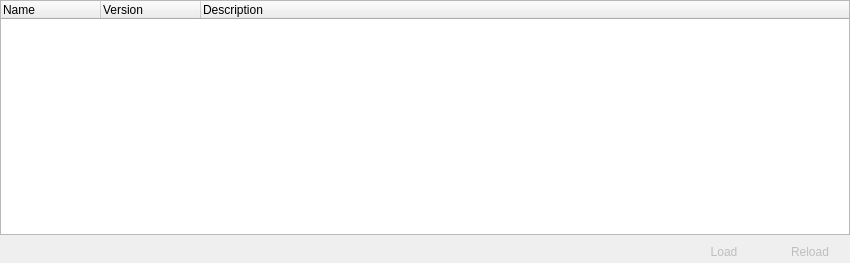
<ui version="4.0" >
 <author></author>
 <comment></comment>
 <exportmacro></exportmacro>
 <class>RzxLoader</class>
 <widget class="QWidget" name="RzxLoader" >
  <property name="geometry" >
   <rect>
    <x>0</x>
    <y>0</y>
    <width>850</width>
    <height>263</height>
   </rect>
  </property>
  <property name="windowTitle" >
   <string>Form</string>
  </property>
  <layout class="QGridLayout" >
   <property name="margin" >
    <number>0</number>
   </property>
   <property name="spacing" >
    <number>6</number>
   </property>
   <item row="0" column="0" colspan="3" >
    <widget class="QTreeWidget" name="treeModules" >
     <property name="iconSize" >
      <size>
       <width>16</width>
       <height>16</height>
      </size>
     </property>
     <property name="rootIsDecorated" >
      <bool>false</bool>
     </property>
     <property name="uniformRowHeights" >
      <bool>true</bool>
     </property>
     <property name="itemsExpandable" >
      <bool>false</bool>
     </property>
     <column>
      <property name="text" >
       <string>Name</string>
      </property>
     </column>
     <column>
      <property name="text" >
       <string>Version</string>
      </property>
     </column>
     <column>
      <property name="text" >
       <string>Description</string>
      </property>
     </column>
    </widget>
   </item>
   <item row="1" column="0" >
    <spacer>
     <property name="orientation" >
      <enum>Qt::Horizontal</enum>
     </property>
     <property name="sizeHint" >
      <size>
       <width>571</width>
       <height>20</height>
      </size>
     </property>
    </spacer>
   </item>
   <item row="1" column="2" >
    <widget class="QPushButton" name="btnReload" >
     <property name="enabled" >
      <bool>false</bool>
     </property>
     <property name="text" >
      <string>Reload</string>
     </property>
     <property name="flat" >
      <bool>true</bool>
     </property>
    </widget>
   </item>
   <item row="1" column="1" >
    <widget class="QPushButton" name="btnLoad" >
     <property name="enabled" >
      <bool>false</bool>
     </property>
     <property name="text" >
      <string>Load</string>
     </property>
     <property name="flat" >
      <bool>true</bool>
     </property>
    </widget>
   </item>
  </layout>
 </widget>
 <layoutdefault spacing="6" margin="0" />
 <pixmapfunction></pixmapfunction>
 <resources/>
 <connections/>
</ui>
